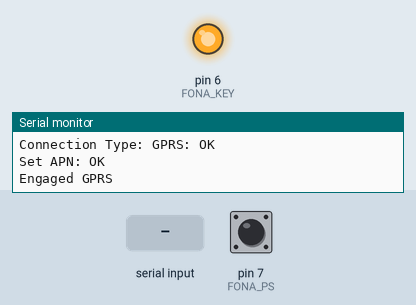
A sketch run on a simulated Arduino Uno, built with avr-gcc and run on an emulated ATmega328P. On the bench: output pins drawn as LEDs (lit = HIGH), the last lines printed to the serial monitor. The inputs (shaded band) are chosen by the test bench; at power-on: pin 7 (FONA_PS) HIGH. The modem accepts every AT command (registered, SIM ready, sends succeed) and sends nothing else.

Above: at 10.8 s.
10.9 s: "OK" received over the second serial link
At 32.0 s:
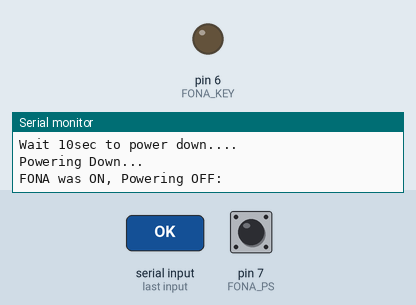
Timing chart, 0 to 32.8 s (numbered marks = the images above; inputs shaded):
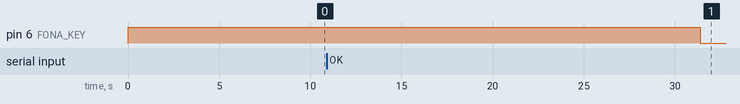

The sketch:

FONA-GET-request.ino
```cpp
/*
This uses the Adafruit FONA board to autonomously turn on the board, set up a GPRS context, make a GET request, then shut down the board, once every minute.

I borrowed a couple things from Chip McClelland's code @ http://ubidots.com/docs/devices/FONA.html

Feb. 2015 - Kina Smith
*/

#include <SoftwareSerial.h>

//define FONA pins
#define FONA_RX 2 //comms
#define FONA_TX 3 //comms
#define FONA_RST 4  //resets board
#define FONA_KEY 6 //powers board down
#define FONA_PS 7 //status pin. Is the board on or not?

SoftwareSerial fonaSS = SoftwareSerial(FONA_TX, FONA_RX); //begin Software Serial

//For FONA
int ATtimeOut = 10000; //timeout for AT commands
String response; //globaly accessable response from AT commands (how do you make a function that returns a String?)
int keyTime = 2000; // Time needed to turn on/off the Fona
String url = "http://www.t4d.cc/Demo/getThat.html"; //Input URL here. This one goes to the class test page

void setup() {
	//Set FONA pins (actually pretty important to do FIRST, otherwise the board can be inconsistently powered during startup.
	pinMode(FONA_PS, INPUT);
	pinMode(FONA_KEY,OUTPUT);
	digitalWrite(FONA_KEY, HIGH);
	//Start Serial ports
	Serial.begin(9600);
	Serial.println("Serial started");
	fonaSS.begin(9600);
	Serial.println("SoftwareSerial started");
	//uncomment this to do a single GET request at start.
	/*
	turnOnFONA();
	Serial.println("Initializing please wait 10sec...");
	delay(10000);
	setupGPRS();
	makeRequest();
	Serial.println("Wait 10sec to power down....");
	delay(10000);
	Serial.println("Powering Down...");
	turnOffFONA();
	*/
	Serial.println("Setup Done");
}

void loop() {
	turnOnFONA(); //turn on board
	Serial.println("Initializing please wait 10sec...");
	flushFONA(); //if there is stuff in the Serial buffer print it
	delay(10000); //delay for 10sec. NOTE: NEEDS to be longer than 3 seconds, 10 works great.
	setupGPRS(); //turn on GPRS, set APN, etc.
	delay(3000); //just wait for a minute for that settle (probably not needed)
	makeRequest(); //Make Get request and shut down GPRS context.
	Serial.println("Wait 10sec to power down....");
	delay(10000); //This delay is also pretty important. Give it time to finish any operations BEFORE powering it down.
	Serial.println("Powering Down...");
	turnOffFONA(); //turn off module
	flushFONA(); //clean out the Serial Port in prep for a new cycle.
	for(int i = 0; i < 6; i++) { //wait 1 minute with 10 second interval updates.
	        	Serial.print("wait til 6......");
	        	Serial.println(i);
		delay(10000);
	}
}

void flushFONA() { //if there is anything is the fonaSS serial Buffer, clear it out and print it in the Serial Monitor.
	char inChar;
	while (fonaSS.available()){
		inChar = fonaSS.read();
		Serial.write(inChar);
		delay(20);
	}
}
void setupGPRS() { //all the commands to setup a GPRS context and get ready for HTTP command
	//the sendATCommand sends the command to the FONA and waits until the recieves a response before continueing on.
	Serial.print("disable echo: ");
	if(sendATCommand("ATE0")) { //disable local echo
		Serial.println(response);
	}
	Serial.print("long errors: ");
	if(sendATCommand("AT+CMEE=2")){ //enable verbose errors
		Serial.println(response);
	}
	Serial.print("at+cmgf=1: ");
	if(sendATCommand("AT+CMGF=1")){ //sets SMS mode to TEXT mode....This MIGHT not be needed. But it doesn't break anything with it there.
		Serial.println(response);
	}
	Serial.print("at+cgatt=1: ");
	if(sendATCommand("AT+CGATT=1")){ //Attach to GPRS service (1 - attach, 0 - disengage)
		Serial.println(response);
	}
	//AT+SAPBR - Bearer settings for applications based on IP
	Serial.print("Connection Type: GPRS: ");
	if(sendATCommand("AT+SAPBR=3,1,\"CONTYPE\",\"GPRS\"")){ //3 - Set bearer perameters
		Serial.println(response);
	}
	Serial.print("Set APN: ");
	if(sendATCommand("AT+SAPBR=3,1,\"APN\",\"att.mvno\"")){ //sets APN for transaction
		Serial.println(response);
	}
	if(sendATCommand("AT+SAPBR=1,1")) { //Open Bearer
		if(response == "OK") {
			Serial.println("Engaged GPRS");
		} else {
			Serial.println("GPRS Already on");
		}
	}

}
void makeRequest() { //Make HTTP GET request and then close out GPRS connection
	Serial.println("HTTP BEGUN!");
	Serial.print("HTTPINIT: ");
	//this checks if it is on. If it is, it's turns it off then back on again. (This Is probably not needed. )
	if(sendATCommand("AT+HTTPINIT")){ //initialize HTTP service. If it's already on, this will throw an Error.
		if(response != "OK") { //if you DO NOT respond OK (ie, you're already on)
			Serial.print("term: ");
			if(sendATCommand("AT+HTTPTERM")) { //TURN OFF
				Serial.print("init: ");
				if(sendATCommand("AT+HTTPINIT")) { //TURN ON
					Serial.println(response);
				}
			}
		} else {
			Serial.println(response);
		}
		Serial.println(response);
	}
	if(sendATCommand("AT+HTTPPARA=\"CID\",1")){ //Mandatory, Bearer profile identifier
		Serial.print("HTTPPARA, CID: ");
		Serial.println(response);
	}
	/*
	if(sendATCommand("AT+HTTPPARA=\"URL\",\"--url here--\"")){ //you can just use this command too if you want to input the whole command w/url
		Serial.print("URL: ");
		Serial.println(response);
	}
	*/
	Serial.print("Set URL: ");
	if(sendURL()){ //sets the URL for Sparkfun. Same result as the command above. Lots of other options, see the datasheet: sim800_series_at_command_manual
		Serial.println(response);
	}

	Serial.print("GET REQUEST: ");
	if(sendATCommand("AT+HTTPACTION=0")){ //make get request =0 - GET, =1 - POST, =2 - HEAD
		Serial.println(response);
	}
	Serial.println(">>> delay 2k");
	delay(2000); //wait for a bit for stuff to complete
	if(sendATCommand("AT")) { //clear out the serial Port
		Serial.println(response);
	}
	Serial.println(">>> delay 2k");
	delay(2000); //wait for a bit more (may not be needed)
	Serial.print("HTTP Read: ");
	if(sendATCommand("AT+HTTPREAD")){ //Read the HTTP response and print it out
		Serial.println(response);
	}
	Serial.println(">>> delay 2k");
	delay(2000);//wait some more

	if(sendATCommand("AT")) { // clear out the Serial port again
		Serial.println(response);
	}
	Serial.println(">>> delay 2k");
	delay(2000); //hang out some more, make sure everything is done working
	Serial.print("HTTPTERM: ");
	if(sendATCommand("AT+HTTPTERM")){ //Terminate HTTP session. (You can make multiple HTTP requests while HTTPINIT is active. Maybe even to multiple URL's? I don't know)
		Serial.println(response);
	}
	Serial.print("Disengage GPRS: ");
	if(sendATCommand("AT+SAPBR=0,1")){ //disengages the GPRS context.
		Serial.println(response);
	}
}

boolean sendURL() { //builds url for Sparkfun GET Request, sends request and waits for reponse
	int complete = 0;
	char c;
	String content;
	unsigned long commandClock = millis();                      // Start the timeout clock

	fonaSS.print("AT+HTTPPARA=\"URL\",\"");
	fonaSS.print(url);
	fonaSS.print("\"");
	fonaSS.println();

	while(!complete && commandClock <= millis() + ATtimeOut) {
		while(!fonaSS.available() && commandClock <= millis()+ATtimeOut);
		while(fonaSS.available()) {
			c = fonaSS.read();
			if(c == 0x0A || c == 0x0D);
			else content.concat(c);
		}
		response = content;
		complete = 1;
	}
	if (complete ==1) return 1;
	else return 0;
}

boolean sendATCommand(char Command[]) { //Send an AT command and wait for a response
	int complete = 0; // have we collected the whole response?
	char c; //capture serial stream
	String content; //place to save serial stream
	unsigned long commandClock = millis(); //timeout Clock
	fonaSS.println(Command); //Print Command
	while(!complete && commandClock <= millis() + ATtimeOut) { //wait until the command is complete
		while(!fonaSS.available() && commandClock <= millis()+ATtimeOut); //wait until the Serial Port is opened
		while(fonaSS.available()) { //Collect the response
			c = fonaSS.read(); //capture it
			if(c == 0x0A || c == 0x0D); //disregard all new lines and carrige returns (makes the String matching eaiser to do)
			else content.concat(c); //concatonate the stream into a String
		}
		//Serial.println(content); //Debug
		response = content; //Save it out to a global Variable (How do you return a String from a Function?)
		complete = 1;  //Lable as Done.
	}
	if (complete ==1) return 1; //Is it done? return a 1
	else return 0; //otherwise don't (this will trigger if the command times out)
	/*
		Note: This function may not work perfectly...but it works pretty well. I'm not totally sure how well the timeout function works. It'll be worth testing.
		Another bug is that if you send a command that returns with two responses, an OK, and then something else, it will ignore the something else and just say DONE as soon as the first response happens.
		For example, HTTPACTION=0, returns with an OK when it's intiialized, then a second response when the action is complete. OR HTTPREAD does the same. That is poorly handled here, hence all the delays up above.
	*/
}

void turnOnFONA() { //turns FONA ON
    if(! digitalRead(FONA_PS)) { //Check if it's On already. LOW is off, HIGH is ON.
        Serial.print("FONA was OFF, Powering ON: ");
        digitalWrite(FONA_KEY,LOW); //pull down power set pin
        unsigned long KeyPress = millis();
        while(KeyPress + keyTime >= millis()) {} //wait two seconds
        digitalWrite(FONA_KEY,HIGH); //pull it back up again
        Serial.println("FONA Powered Up");
    } else {
        Serial.println("FONA Already On, Did Nothing");
    }
}

void turnOffFONA() { //does the opposite of turning the FONA ON (ie. OFF)
    if(digitalRead(FONA_PS)) { //check if FONA is OFF
        Serial.print("FONA was ON, Powering OFF: ");
        digitalWrite(FONA_KEY,LOW);
        unsigned long KeyPress = millis();
        while(KeyPress + keyTime >= millis()) {}
        digitalWrite(FONA_KEY,HIGH);
        Serial.println("FONA is Powered Down");
    } else {
        Serial.println("FONA is already off, did nothing.");
    }
}
```
